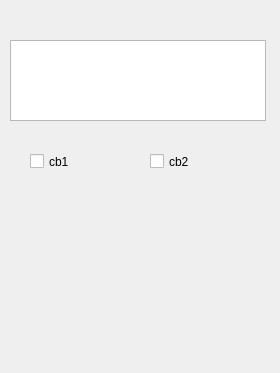
<?xml version="1.0" encoding="UTF-8"?>
<ui version="4.0">
 <class>Form</class>
 <widget class="QWidget" name="Form">
  <property name="geometry">
   <rect>
    <x>0</x>
    <y>0</y>
    <width>280</width>
    <height>373</height>
   </rect>
  </property>
  <property name="windowTitle">
   <string>Form</string>
  </property>
  <widget class="QTextBrowser" name="t1">
   <property name="geometry">
    <rect>
     <x>10</x>
     <y>40</y>
     <width>256</width>
     <height>81</height>
    </rect>
   </property>
  </widget>
  <widget class="QCheckBox" name="cb1">
   <property name="geometry">
    <rect>
     <x>30</x>
     <y>150</y>
     <width>98</width>
     <height>23</height>
    </rect>
   </property>
   <property name="text">
    <string>cb1</string>
   </property>
   <property name="checkable">
    <bool>true</bool>
   </property>
  </widget>
  <widget class="QCheckBox" name="cb2">
   <property name="geometry">
    <rect>
     <x>150</x>
     <y>150</y>
     <width>98</width>
     <height>23</height>
    </rect>
   </property>
   <property name="text">
    <string>cb2</string>
   </property>
   <property name="checkable">
    <bool>true</bool>
   </property>
   <property name="checked">
    <bool>false</bool>
   </property>
  </widget>
 </widget>
 <resources/>
 <connections/>
</ui>
